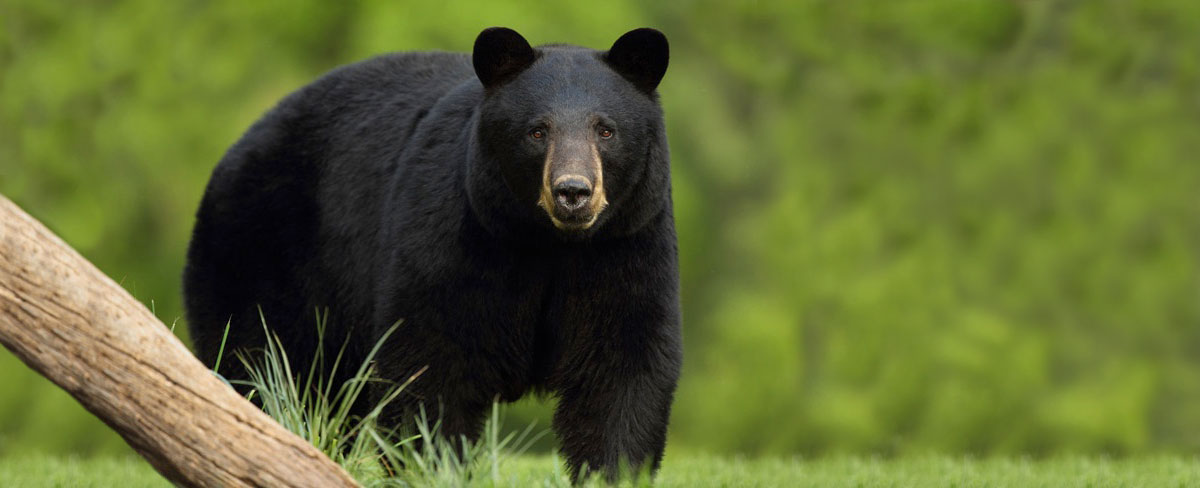
#> input picture 05/bear.jpg, 1200 x 488 px
$ python global_threshold.py
#> lines starting #> are read from the running program, lines starting #| are printed output that depends on the picture; after the words box and inside, x2 and y2 are one past the last pixel; in counts of white or black regions, pixels touching at a corner belong together
import os
import cv2

image = cv2.imread(os.path.join('.','bear.jpg'))
#> image is the input picture: shape (488, 1200, 3); mean B, G, R 49.4, 103.1, 93.6
gray_image = cv2.cvtColor(image, cv2.COLOR_BGR2GRAY)
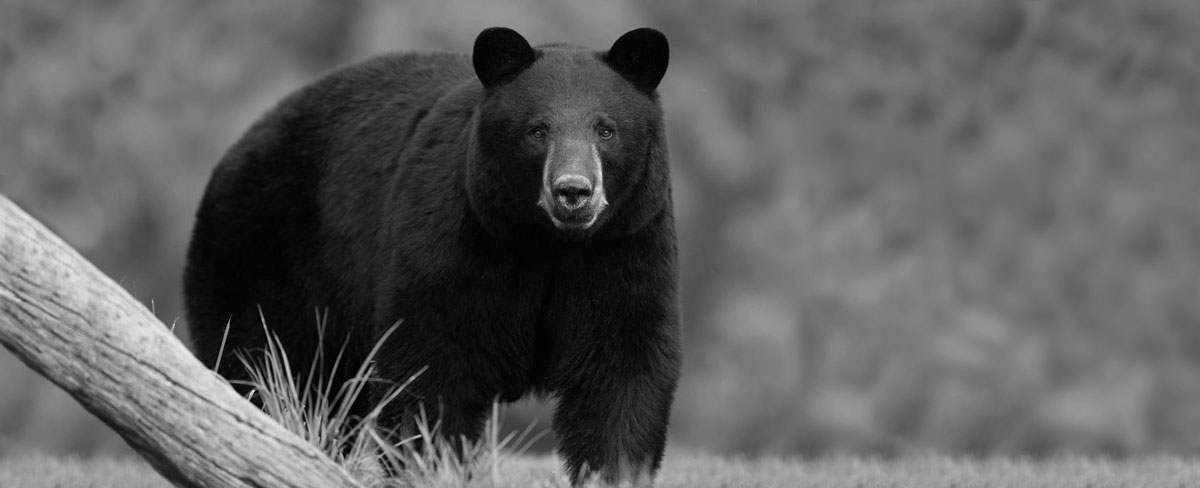
#> gray_image: shape (488, 1200); min 0, max 233, mean 94.1
ret, thresh = cv2.threshold(gray_image, 80, 255, cv2.THRESH_BINARY)
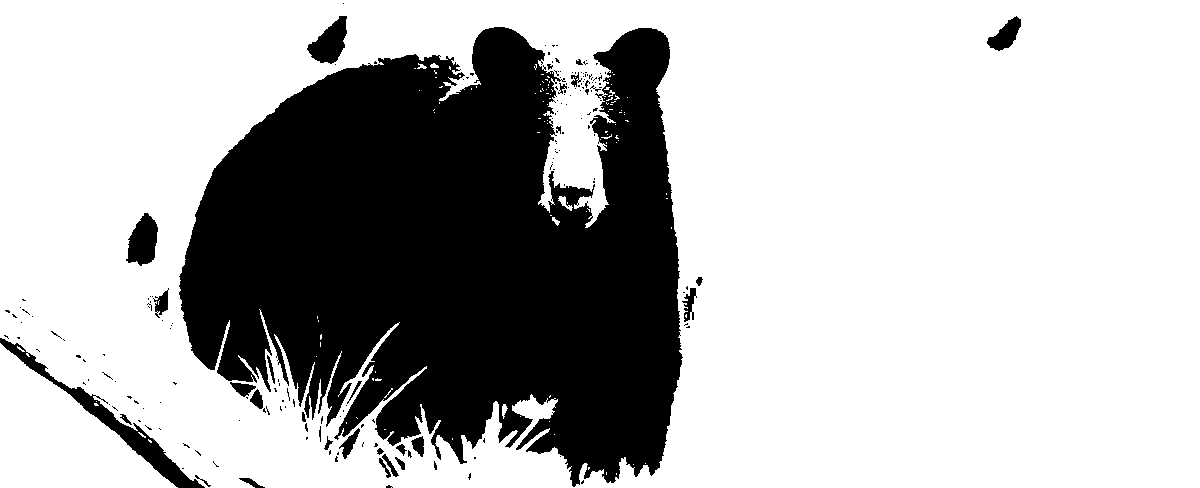
#> thresh: shape (488, 1200); 71.2% white; 190 black regions (160 under 20 px), largest, box (x1, y1, x2, y2) and area: (179, 27, 683, 487) 159880, (0, 338, 205, 488) 3070, (126, 213, 158, 266) 1138
thresh = cv2.blur(thresh, (5,5))
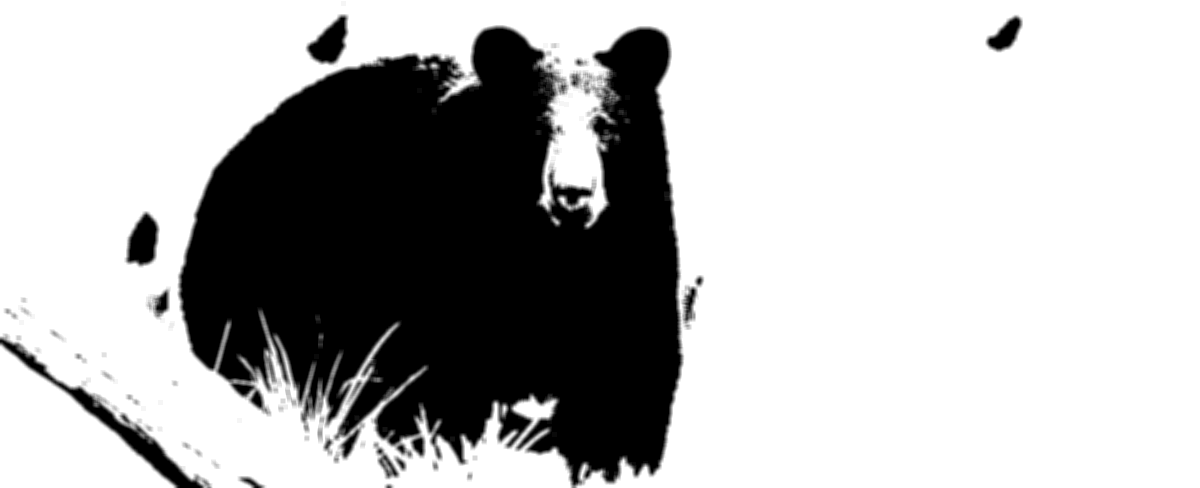
#> thresh: shape (488, 1200); min 0, max 255, mean 181.5
ret, thresh = cv2.threshold(thresh, 80, 255, cv2.THRESH_BINARY)
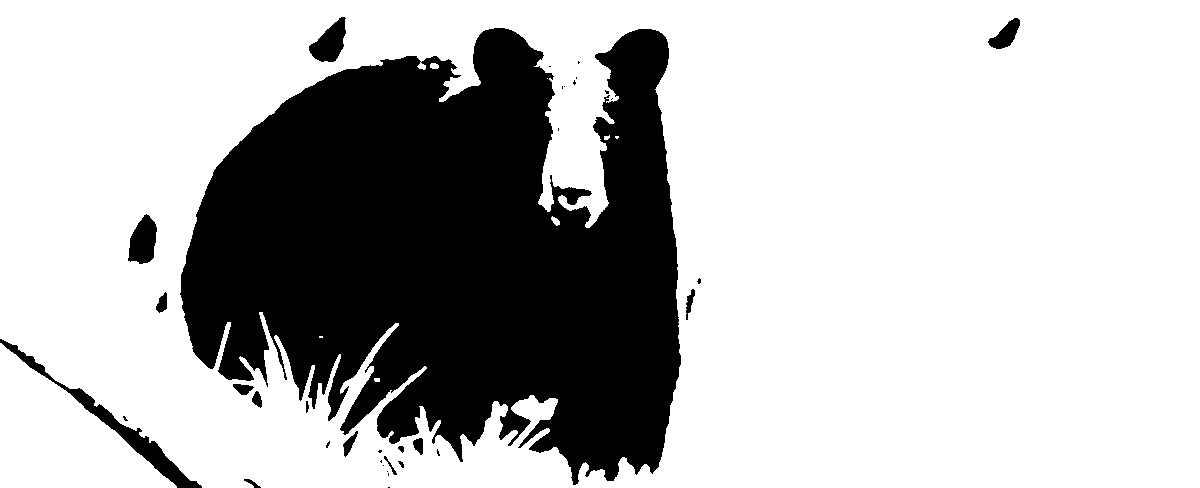
#> thresh: shape (488, 1200); 72.4% white; 35 black regions (19 under 20 px), largest, box (x1, y1, x2, y2) and area: (180, 28, 681, 485) 155603, (0, 339, 202, 488) 2581, (128, 214, 157, 264) 1009
cv2.imshow('image', image)
cv2.imshow('gray_image', gray_image)
cv2.imshow('thresh', thresh)
cv2.waitKey(0)

$ run again, with 05/text.jpg copied over 05/bear.jpg
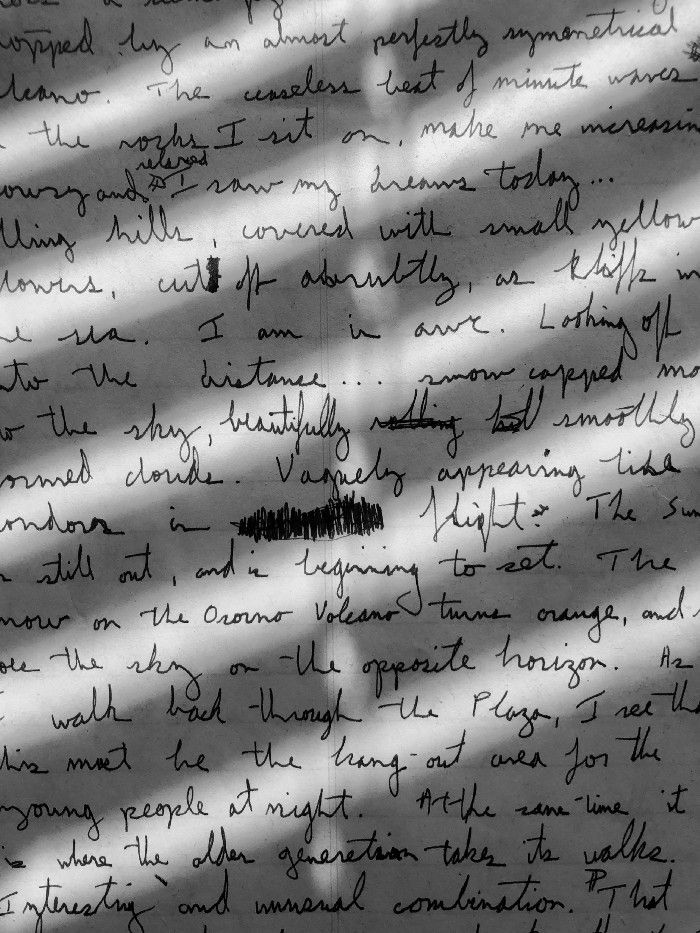
#> input picture 05/text.jpg, 700 x 933 px
#> image is the input picture: shape (933, 700, 3); min 0, max 255, mean 128.5
#> `ret, thresh = cv2.threshold(gray_image, 80, 255, cv2.THRESH_BINARY)`:
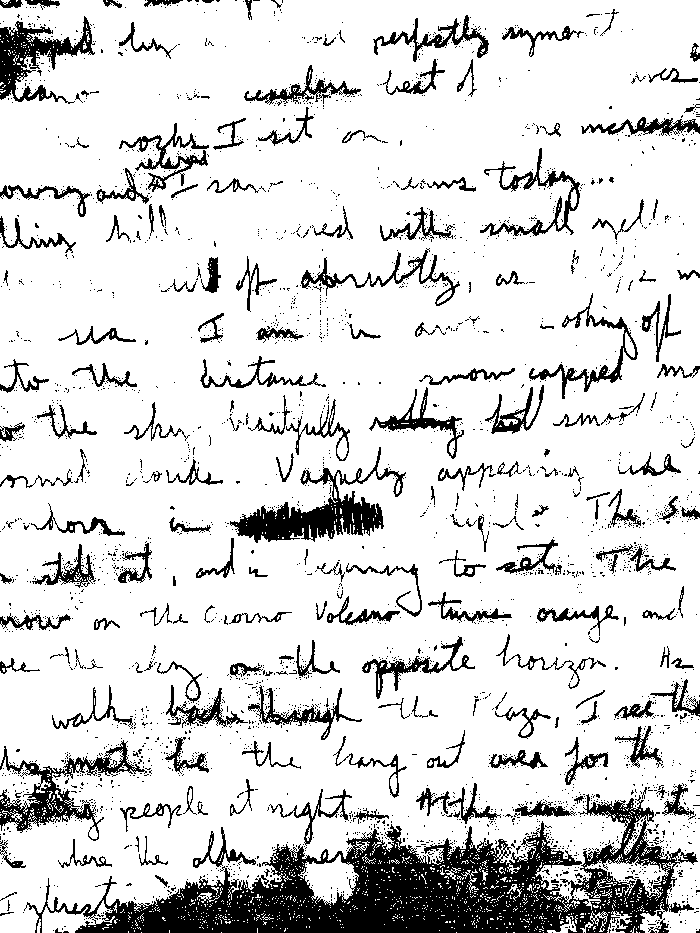
#> thresh: shape (933, 700); 84.9% white; 2880 black regions (2672 under 20 px), largest, box (x1, y1, x2, y2) and area: (24, 794, 698, 933) 34088, (230, 447, 406, 543) 4795, (0, 740, 147, 841) 3426
#> `ret, thresh = cv2.threshold(thresh, 80, 255, cv2.THRESH_BINARY)`:
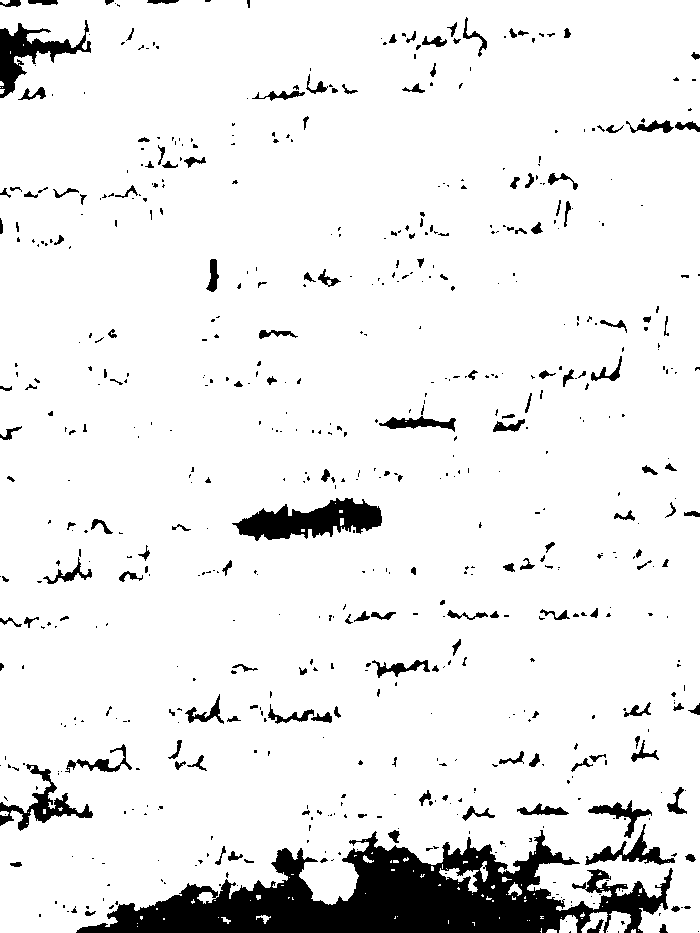
#> thresh: shape (933, 700); 91.9% white; 636 black regions (462 under 20 px), largest, box (x1, y1, x2, y2) and area: (76, 830, 673, 933) 27976, (232, 498, 382, 541) 3569, (0, 20, 91, 98) 2233
